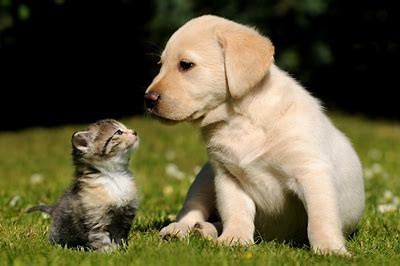
#> input picture pic/1.jpg, 400 x 266 px
$ jupyter execute '图像几何变换.ipynb'
#> lines starting #> are read from the running program, lines starting #| are printed output that depends on the picture
[cell 1]
import cv2 as cv
import numpy as np
import matplotlib.pyplot as plt

[cell 2]
def show(img):
    if img.ndim == 2:
        plt.imshow(img, cmap='gray')
    if img.ndim == 3:
        plt.imshow(cv.cvtColor(img, cv.COLOR_BGR2RGB))
    plt.show()

[cell 3]
img = cv.imread('../pic/1.jpg')
#> img is the input picture: shape (266, 400, 3); mean B, G, R 60.4, 92.7, 98.9
show(img)

## 图像平移

[cell 4]
M = np.array([
    [1, 0, 100],
    [0, 1, 50]
], dtype = np.float32)

[cell 5]
img2 = cv.warpAffine(img, M, (600, 400))
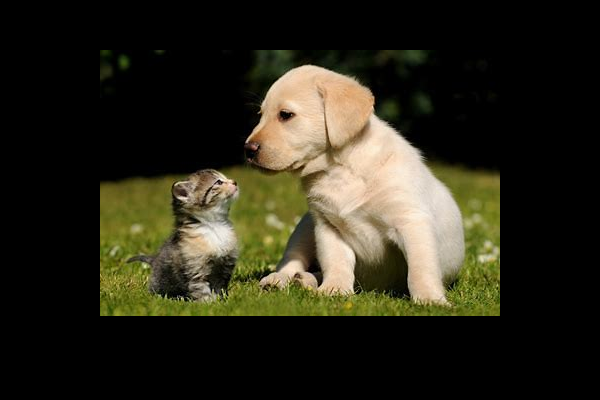
#> img2: shape (400, 600, 3); mean B, G, R 26.8, 41.1, 43.9
show(img2)

## 错切变换

[cell 6]
# 水平错切
M = np.array([
    [1, 0.2, 0],
    [0, 1, 0]
], dtype = np.float32)

[cell 7]
img3 = cv.warpAffine(img, M, (600, 400))
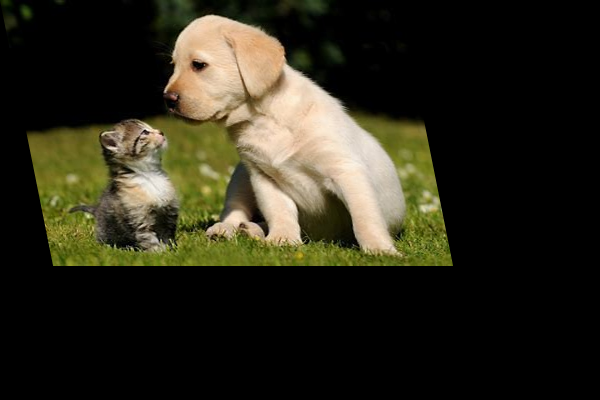
#> img3: shape (400, 600, 3); mean B, G, R 26.8, 41.1, 43.9
show(img3)

[cell 8]
# 垂直错切
M = np.array([
    [1, 0, 0],
    [0.2, 1, 0]
], dtype = np.float32)

[cell 9]
img4 = cv.warpAffine(img, M, (600, 400))
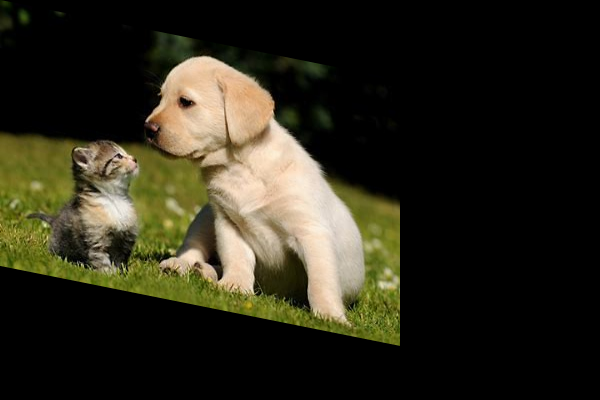
#> img4: shape (400, 600, 3); mean B, G, R 26.8, 41.1, 43.9
show(img4)

## 镜像变换

[cell 10]
# 水平镜像
M = np.array([
    [-1, 0, img.shape[1]],
    [0, 1, 0]
], dtype = np.float32)
#> M = [[-1, 0, 400], [0, 1, 0]]

[cell 11]
img5 = cv.warpAffine(img, M, (img.shape[1], img.shape[0]))
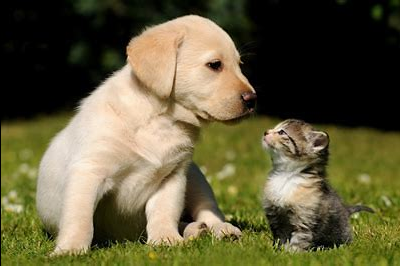
#> img5: shape (266, 400, 3); mean B, G, R 60.4, 92.5, 98.8
show(img5)

[cell 12]
# 垂直镜像
M = np.array([
    [1, 0, 0],
    [0, -1, img.shape[0]]
], dtype = np.float32)
#> M = [[1, 0, 0], [0, -1, 266]]

[cell 13]
img6 = cv.warpAffine(img, M, (img.shape[1], img.shape[0]))
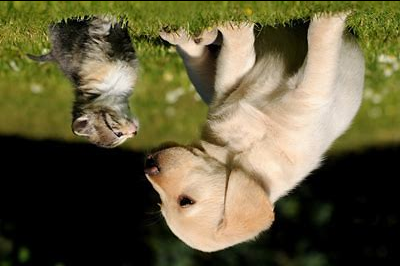
#> img6: shape (266, 400, 3); mean B, G, R 60.4, 92.6, 98.9
show(img6)

[cell 14]
# 使用opencv专门的函数来实现镜像反转
img6 = cv.flip(img, 1)
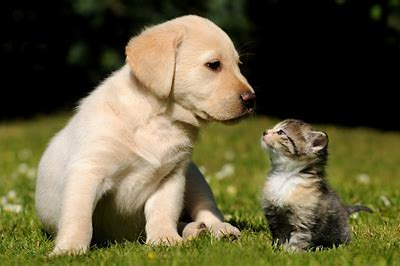
#> img6: shape (266, 400, 3); mean B, G, R 60.4, 92.7, 98.9
img7 = cv.flip(img, 0)
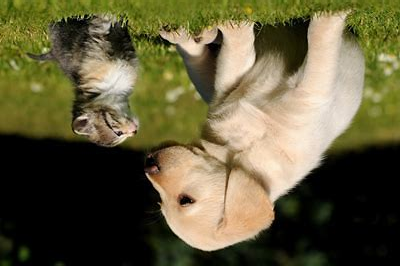
#> img7: shape (266, 400, 3); mean B, G, R 60.4, 92.7, 98.9
img8 = cv.flip(img, -1)
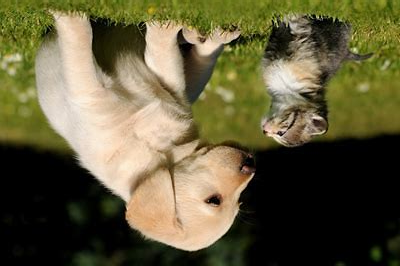
#> img8: shape (266, 400, 3); mean B, G, R 60.4, 92.7, 98.9
show(np.hstack([img, img6, img7, img8]))
#> in show (call 7), `plt.imshow(cv.cvtColor(img, cv.COLOR_BGR2RGB))`:
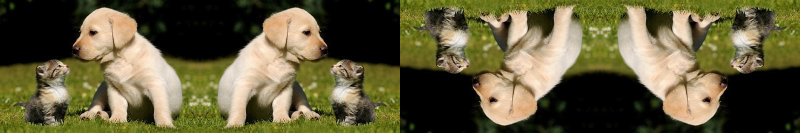
#> img: shape (266, 1600, 3) (shown at 1/2 size); mean B, G, R 60.4, 92.7, 98.9

$ run again, with pic/2.jpg copied over pic/1.jpg
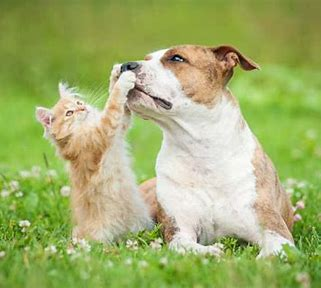
#> input picture pic/2.jpg, 321 x 288 px
#> img is the input picture: shape (288, 321, 3); mean B, G, R 108.6, 175.9, 161.2
#> `img8 = cv.flip(img, -1)`:
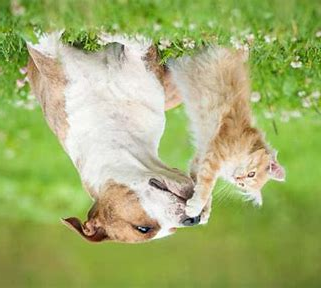
#> img8: shape (288, 321, 3); mean B, G, R 108.6, 175.9, 161.2
#> in show (call 7), `plt.imshow(cv.cvtColor(img, cv.COLOR_BGR2RGB))`:
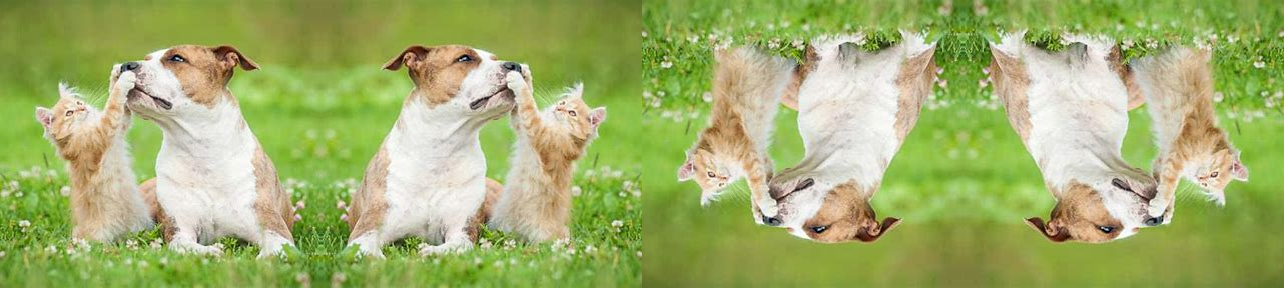
#> img: shape (288, 1284, 3); mean B, G, R 108.6, 175.9, 161.2

$ run again, with pic/bg.png saved as pic/1.jpg
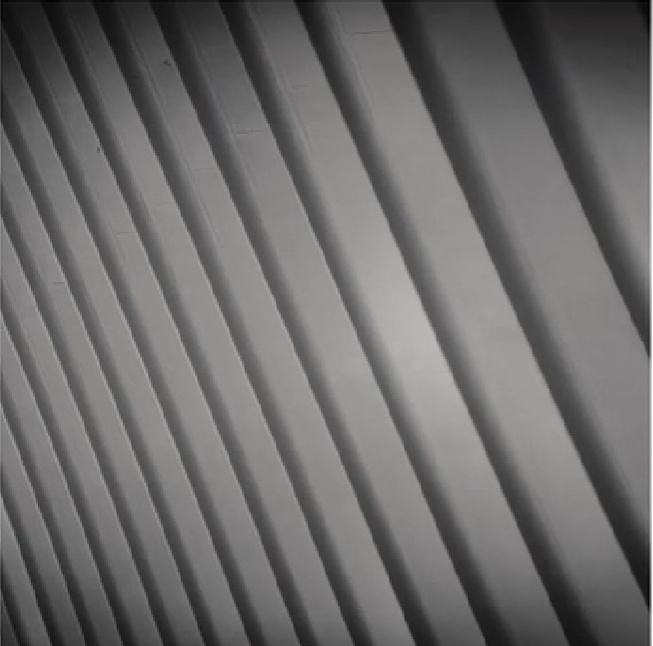
#> input picture pic/bg.png, 653 x 646 px
#> img is the input picture: shape (646, 653, 3); mean B, G, R 106.8, 107.2, 107.9
#> `img8 = cv.flip(img, -1)`:
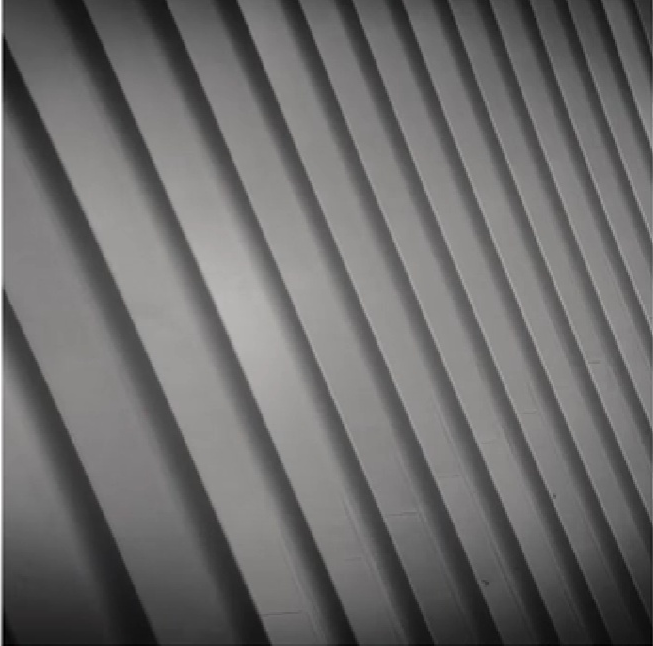
#> img8: shape (646, 653, 3); mean B, G, R 106.8, 107.2, 107.9
#> in show (call 7), `plt.imshow(cv.cvtColor(img, cv.COLOR_BGR2RGB))`:
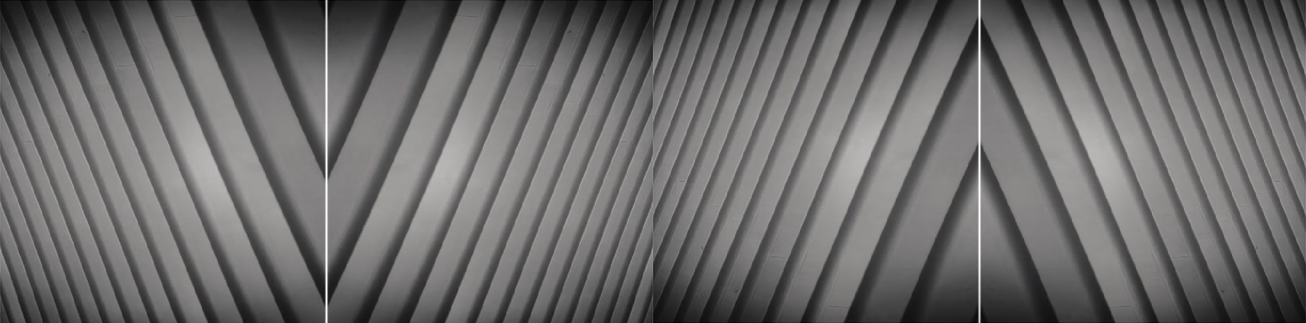
#> img: shape (646, 2612, 3) (shown at 1/2 size); mean B, G, R 106.8, 107.2, 107.9
